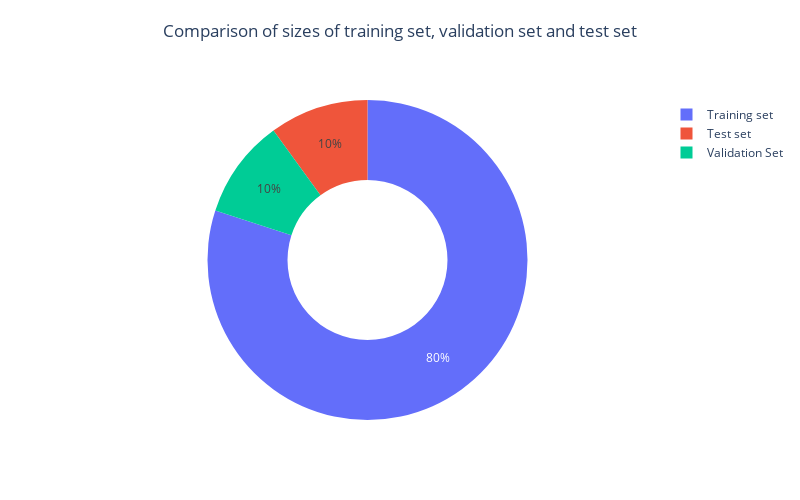

Source (notebook cell):
### Code cell
# Feature-target split
X, y = data.drop('label', axis = 1), data['label']

# Split the dataset into training and testing sets (80% training, 20% testing)
X_train, X_test, y_train, y_test = train_test_split(X, y, test_size = 0.2, random_state = 40)
data_train = pd.concat([X_train, y_train], axis = 1)

# Validation-test split (from test data)
X_val, X_test, y_val, y_test = train_test_split(X_test, y_test, test_size = 0.5, random_state = 40)
data_val, data_test = pd.concat([X_val, y_val], axis = 1), pd.concat([X_test, y_test], axis = 1)

# Comparison of sizes of training set, validation set and test set
values = np.array([len(data_train), len(data_val), len(data_test)])
labels = ['Training set', 'Validation Set', 'Test set']
fig = go.Figure(data = [go.Pie(values = values, labels = labels, hole = 0.5, textinfo = 'percent', title = " ")])
text_title = "Comparison of sizes of training set, validation set and test set"
fig.update_layout(height = 500, width = 800, showlegend = True, title = dict(text = text_title, x = 0.5, y = 0.95))
fig.show()

### Figure 1 — Plotly figure (JSON) as saved in the notebook; plotly's stock layout.template omitted (floating-point values rounded to 4 significant figures)
{"data": [{"hole": 0.5, "labels": ["Training set", "Validation Set", "Test set"], "textinfo": "percent", "title": {"text": " "}, "values": [40339, 5042, 5043], "type": "pie"}], "layout": {"title": {"text": "Comparison of sizes of training set, validation set and test set", "x": 0.5, "y": 0.95}, "height": 500, "width": 800, "showlegend": true}}
